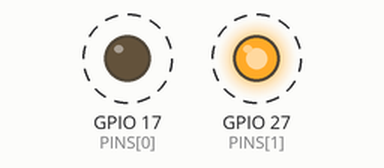
A program run on a simulated Raspberry Pi (BCM pin numbers). On the bench: output pins drawn as LEDs (lit = HIGH). Dashed ring = blinking.

Above: at 0.2 s.
Timing chart, 0 to 4.6 s (numbered marks = the images above):
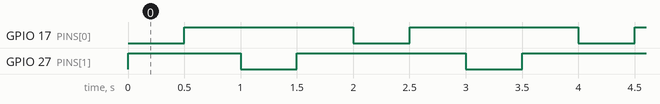

Measured:
- by itself, GPIO 17 (PINS[0]), GPIO 27 (PINS[1]): alternates HIGH for 1.5 s and LOW for 0.50 s
- by itself, everything shown: repeats every 2.0 s, in 4 steps

The program:

example.py
```python
# Raspberry Pi Python script using RPi.GPIO to set BCM pins 17 and 27 HIGH to start OFF and then alternately toggle them LOW/HIGH to switch the relays, with clean shutdown on Ctrl‑C.
#
# Buy this module: https://shillehtek.com/products/2-channel-12v-relay-module
# Full manual: https://shillehtek.com/blogs/shillehtek-product-manuals/2-channel-12v-relay-module-manual
# More examples: https://github.com/shillehbean/shillehtek-examples
#

#!/usr/bin/env python3
# 2-Channel 12V Relay Module - Raspberry Pi Example
# IN pins: GPIO 17, 27 (BCM)
# Active LOW logic.

import RPi.GPIO as GPIO
import time

PINS = [17, 27]

GPIO.setmode(GPIO.BCM)
for p in PINS:
    GPIO.setup(p, GPIO.OUT, initial=GPIO.HIGH)  # start OFF

try:
    while True:
        GPIO.output(17, GPIO.LOW)   # Relay 1 ON
        time.sleep(0.5)
        GPIO.output(17, GPIO.HIGH)  # Relay 1 OFF
        time.sleep(0.5)
        GPIO.output(27, GPIO.LOW)   # Relay 2 ON
        time.sleep(0.5)
        GPIO.output(27, GPIO.HIGH)  # Relay 2 OFF
        time.sleep(0.5)
except KeyboardInterrupt:
    print("Stopped by user")
finally:
    for p in PINS:
        GPIO.output(p, GPIO.HIGH)  # ensure OFF
    GPIO.cleanup()
```
